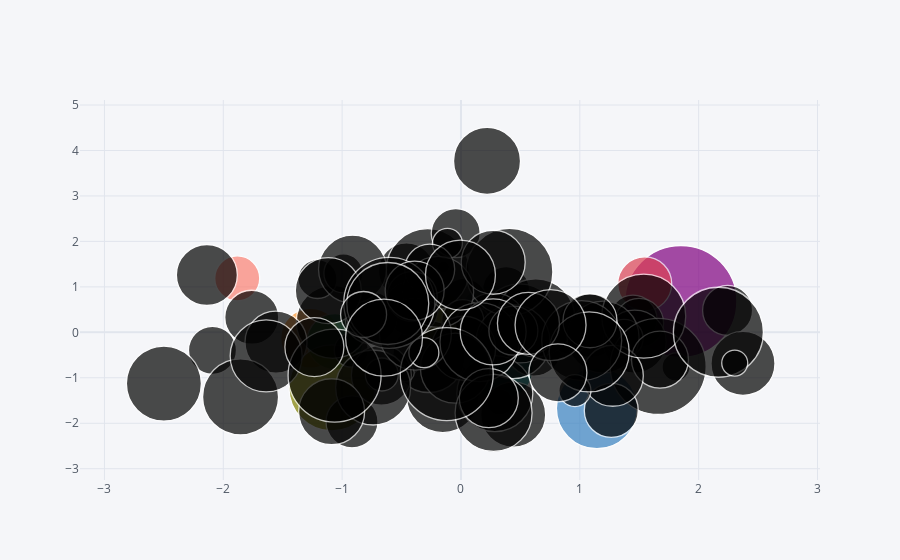

Here is the notebook cell this chart was saved with:
### Code cell
df.iplot(kind = 'bubble', x = 'A', y = 'B', size = 'C')
